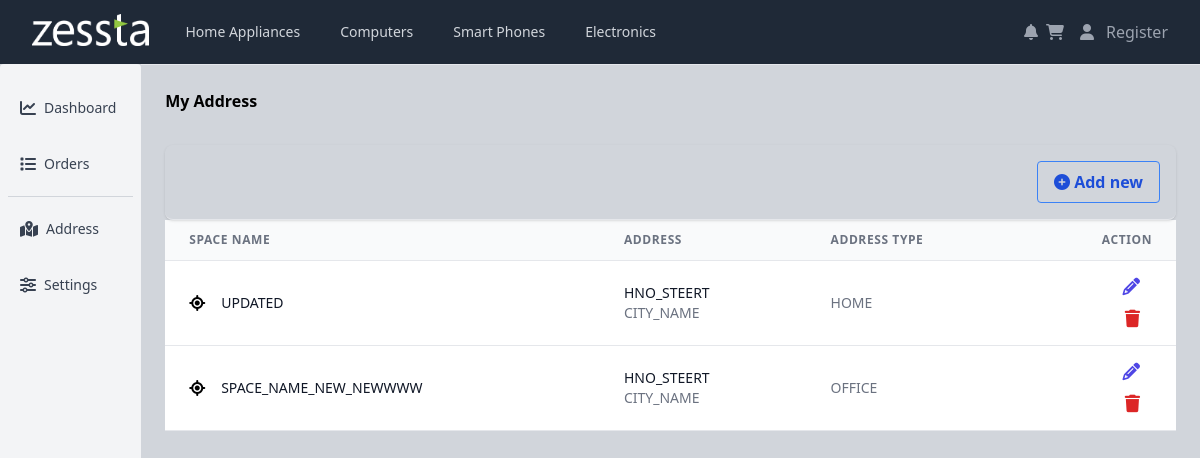
Page /customer/my_address (signed in) on the committed database.
### seller/models.py (models this page shows, shortened)
class ProductCategory(models.Model):
    category_id = models.BigAutoField(primary_key=True)
    category_name = models.CharField(max_length=50)
    category_products = models.ManyToManyField(
        "seller.Product", verbose_name="listOfProd", blank=True, null=True
    )

### customer/models.py (models this page shows, shortened)
class Address(models.Model):
    ADDRESS_TYPE_CHOOSE = (
        (
            "HOME",
            "HOME TYPE [ ALL_DAY_DELIVERY ]",
        ),
        (
            "OFFICE",
            "COMMERICAL [ DELIVERY_ON_WORKING_DAYS_9AM_-_10PM ]",
        ),
    )
    customer_address_id = models.BigAutoField(primary_key=True)
    customeraddress_space_name = models.CharField(max_length=50)
    customer_address_hno_street = models.CharField(max_length=150)
    customer_address_city = models.CharField(max_length=30)
    customer_address_type = models.CharField(
        choices=ADDRESS_TYPE_CHOOSE, default="HOME", max_length=150
    )
    customer_address_pin_code = models.CharField(max_length=6)
    customerID = models.ForeignKey(
        "Customer", verbose_name="CustomerID", on_delete=models.CASCADE, null=True
    )

### customer/logged_pages.py (the view)
    def decorated(request, *args, **kwargs):
        if 'useremail' not in request.session:
            return HttpResponseRedirect('/customer/login')
        return func(request, *args, **kwargs)

### customer/logged_pages.py (called while the page is built, shortened)
def cat_list():
    return ProductCategory.objects.prefetch_related("category_products")

def check_login(func):
    def decorated(request, *args, **kwargs):
        if 'useremail' not in request.session:
            return HttpResponseRedirect('/customer/login')
        return func(request, *args, **kwargs)
    return decorated

@check_login
def view_customer_address(request):
    address_list = Address.objects.filter(customerID=get_user(request))
    return render(
        request,
        "customer/logged_pages/my_address.html",
        {"navCat": cat_list(), 'customer_address': address_list,
         'form': CustomerAddressRegistationForm},
    )

def get_user(request):
    return Customer.objects.get(customer_email=request.session['useremail'])

### templates/customer/logged_pages/my_address.html (shortened to what this page needs)
{% extends 'customer/base.html'%}
{% block BODYBLOCK %}
{% include 'customer/logged_pages/sidebar.html' %}
<div class="w-full h-screen overflow-x-hidden border-t flex flex-col">
</div>
<main class="w-full flex-grow p-6">
    <strong>My Address</strong>
    <div class="flex flex-col mt-8">
        <div class="-my-2 py-2 overflow-x-auto sm:-mx-6 sm:px-6 lg:-mx-8 lg:px-8">
            <div
                class="align-middle inline-block min-w-full shadow overflow-hidden sm:rounded-lg border-b border-gray-200">
                <p class="p-4 text-right">
                    <button id="open-btn"
                        class="bg-transparent hover:bg-blue-500 text-blue-700 font-semibold hover:text-white py-2 px-4 border border-blue-500 hover:border-transparent rounded">
                        <i class="fa-solid fa-circle-plus"></i>
                        Add new
                    </button>
                </p>
            </div>
            <table class="min-w-full border-collapse  border-slate-500">
                <thead>
                    <tr class="font-bold">
                        <th
                            class="px-6 py-3 border-b border-gray-200 bg-gray-50 text-left text-xs leading-4 text-gray-500 uppercase tracking-wider">
                            Space Name</th>
                        <th
                            class="px-6 py-3 border-b border-gray-200 bg-gray-50 text-left text-xs leading-4  text-gray-500 uppercase tracking-wider">
                            Address</th>
                        <th
                            class="px-6 py-3 border-b border-gray-200 bg-gray-50 text-left text-xs leading-4 text-gray-500 uppercase tracking-wider">
                            Address Type</th>
                        <th
                            class="px-6 py-3 border-b border-gray-200 bg-gray-50 text-right text-xs leading-4 text-gray-500 uppercase tracking-wider">
                            Action</th>
                    </tr>
                </thead>
                <tbody class="bg-white">
                    {%for address in customer_address %}
                    <tr>
                        <td class="px-6 py-4 whitespace-no-wrap border-b border-gray-200">
                            <div class="flex items-center">
                                <i class="fa-solid fa-location-crosshairs"></i>
                                <div class="ml-4">
                                    <div class="text-sm leading-5 font-medium text-gray-900">
                                        {{address.customeraddress_space_name}}
                                    </div>
                                </div>
                            </div>
                        </td>
                        <td class="px-6 py-4 whitespace-no-wrap border-b border-gray-200">
                            <div class="text-sm leading-5 text-gray-900">
                                {{address.customer_address_hno_street}}</div>
                            <div class="text-sm leading-5 text-gray-500">
                                {{address.customer_address_city}}</div>
                        </td>
                        <td
                            class="px-6 py-4 whitespace-no-wrap border-b border-gray-200 text-sm leading-5 text-gray-500">
                            {{address.customer_address_type}}</td>
                        <td
                            class="px-6 py-4 whitespace-no-wrap text-right border-b border-gray-200 text-sm leading-5 font-medium">
                            <a href="/customer/edit_address/{{address.customer_address_id}}"
                                class="text-indigo-600 hover:text-indigo-900 p-3">
                            </a>
                            <a href="/customer/delete_address/{{address.customer_address_id}}"
                                class="text-red-600 hover:text-red-900 p-3" onclick = "if (! confirm('Are You to Delete  {{address.customeraddress_space_name}} with {{address.customer_address_id}}')) { return false; }">
                            </a>
                        </td>
                    </tr>
                    {% endfor %}
                </tbody>
            </table>
        </div>
    </div>
    </div>
{% endblock %}

### templates/customer/base.html (shortened to what this page needs)
<!DOCTYPE html>
<html lang="en">
  <head>
    <link
      rel="stylesheet"
      href="https://cdnjs.cloudflare.com/ajax/libs/font-awesome/6.5.1/css/all.min.css"
    />
    {% load static %}
    <link rel="stylesheet" href="{% static 'style/style.css' %}" />
    <script src="https://cdn.tailwindcss.com"></script>
  </head>
  <body>
    <nav class="bg-gray-800">
      <div class="mx-auto max-w-7xl px-2 sm:px-6 lg:px-8">
        <div class="relative flex h-16 items-center justify-between">
          <div
            class="flex flex-1 items-center justify-center sm:items-stretch sm:justify-start"
          >
            <a href="/customer">
              <div class="flex flex-shrink-0 items-center">
                <img
                  class="h-8 w-auto"
                  src="{% static 'img/logo.png' %}"
                  alt="Zessta eCommerce"
                />
              </div>
            </a>
            <div class="hidden sm:ml-6 sm:block">
              <div class="flex space-x-4">
                {% for i in navCat %}
                <a
                  href="/customer/view_cat/{{ i.category_id }}"
                  class="text-gray-300 hover:bg-gray-700 hover:text-white rounded-md px-3 py-2 text-sm font-medium"
                  >{{ i.category_name }}</a
                >
                {% endfor %}
              </div>
            </div>
          </div>
          <div
            class="absolute inset-y-0 right-0 flex items-center pr-2 sm:static sm:inset-auto sm:ml-6 sm:pr-0"
          >
            <button
              type="button"
              class="relative bg-gray-800 p-1 text-gray-400 hover:text-white"
            >
              <span class="absolute -inset-1.5"></span>
              <i class="fa-solid fa-bell"></i>
            </button>
            <a href="/customer/get_bag">
              <button
                type="button"
                class="relative bg-gray-800 p-1 text-gray-400 hover:text-white"
              >
                <span class="absolute -inset-1.5"></span>
                <i class="fa-solid fa-cart-shopping"></i>
              </button>
            </a>
            <div class="relative ml-3">
              <div>
                <a href="/customer/dashboard">
                  <button
                    type="button"
                    class="relative flex rounded-full bg-gray-800 text-gray-400 hover:text-white"
                    id="user-menu-button"
                    aria-expanded="true"
                    aria-haspopup="true"
                  >
                    <span class="absolute -inset-1.5"></span>
                    <i class="fa-solid fa-user"></i>
                  </button>
                </a>
              </div>
            </div>
            <div class="relative ml-3">
              <div>
                <a href="/customer/register">
                  <button
                    type="button"
                    class="relative flex rounded-full bg-gray-800 text-gray-400 hover:text-white"
                    id="user-menu-button"
                    aria-expanded="true"
                    aria-haspopup="true"
                  >
                    <span class="absolute -inset-1.5"></span>
                    Register
                  </button>
                </a>
              </div>
            </div>
          </div>
        </div>
      </div>
    </nav>
    {% block BODYBLOCK %} {% endblock %}
  </body>
</html>

### rows in the picture
ProductCategory: category_name "Home Appliances"
ProductCategory: category_name "Computers"
ProductCategory: category_name "Smart Phones"
ProductCategory: category_name "Electronics"
Address: customeraddress_space_name "UPDATED", customer_address_hno_street "HNO_STEERT", customer_address_city "CITY_NAME", customer_address_type "HOME"
Address: customeraddress_space_name "SPACE_NAME_NEW_NEWWWW", customer_address_hno_street "HNO_STEERT", customer_address_city "CITY_NAME", customer_address_type "OFFICE"
